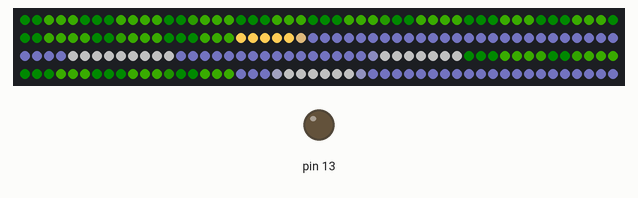
Simulated run of this sketch. Board: Arduino Uno, built with avr-gcc and run on an emulated ATmega328P. Shown: 200 RGB LEDs in strip order, left to right, continuing on the next row, output pins drawn as LEDs (lit = HIGH). The strip is taken to match the declared colour order; random numbers use the default seed unless the sketch sets one.

Above: at 0.2 s.
At 10.32 s:
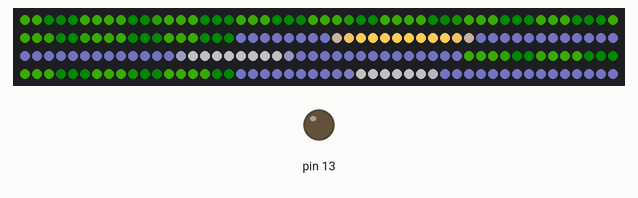
At 20.57 s:
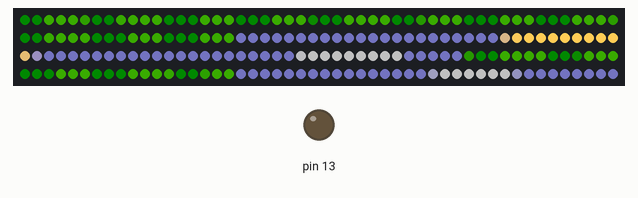
At 26.47 s:
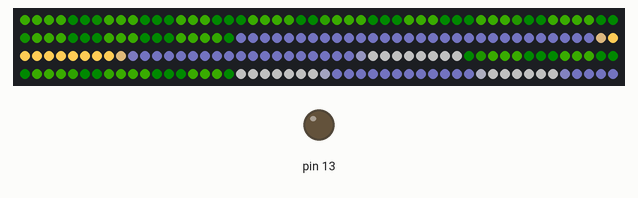
At 32.4 s:
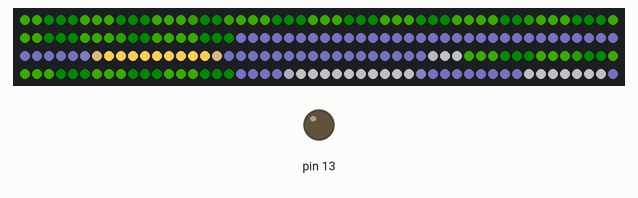
At 39.61 s:
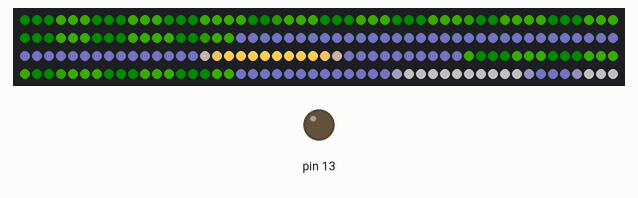

The sketch:

led.ino
```cpp
#include <Adafruit_NeoPixel.h>
// #include <rp2040_pio.h>
#include "glsl.h"

const int NUM_LEDS = 200;

Adafruit_NeoPixel strip = Adafruit_NeoPixel(NUM_LEDS, 3, NEO_RGB + NEO_KHZ800);

size_t stars_count = 0;
float stars_x[40];

void create_stars() {
  stars_count = 0;
  float star_x = (float)random(20, 75) / 1000.;
  while(star_x < 1.) {
    stars_x[stars_count++] = star_x;
    star_x += (float)random(20, 75) / 1000.;
  }
}

void setup() {
  strip.begin();
  strip.setBrightness(255);
  strip.clear();

  Serial.begin(115200);
  Serial.setTimeout(100);

  pinMode(13, OUTPUT);

  randomSeed(analogRead(0));

  create_stars();
}

float fcos(float x) {
  float tp = 1./(2.*M_PI);
  x *= tp;
  x -= (.25) + floor(x + (.25));
  x *= (16.) * (abs(x) - (.5));
  return x;
}

void mix(vec3* out_color, vec3* color_0, vec3* color_1, float value) {
  if(value > 1.) value = 1.;
  if(value < 0.) value = 0.;
  // int32_t i_value = (int32_t)value * 250;

  float c_value = 1. - value;

  out_color->r = (uint8_t)((uint16_t)color_0->r * c_value + (uint16_t)color_1->r * value) >> 0;
  out_color->g = (uint8_t)((uint16_t)color_0->g * c_value + (uint16_t)color_1->g * value) >> 0;
  out_color->b = (uint8_t)((uint16_t)color_0->b * c_value + (uint16_t)color_1->b * value) >> 0;
}

vec3 main_color = {0, 0, 0};

vec3 sun = {0xff, 0xcc, 0x55};
vec3 sky = {0x33, 0x33, 0x55};
vec3 cloud = {0x55, 0x55, 0x55};
// vec3 cloud = {0xff, 0x00, 0x00};
vec3 grass_0 = {0x10, 0x30, 0x00};
vec3 grass_1 = {0x00, 0x0a, 0x00};

#define CLOUD_COUNT 3

float cloud_position[CLOUD_COUNT] = {0.5, 0.8, 0.3};
float cloud_size[CLOUD_COUNT] = {0.03, 0.02, 0.025};
float cloud_speed[CLOUD_COUNT] = {0.01, 0.005, 0.007};

float frac(float v) {
  return v - floor(v);
}

float sky_x(float x) {
  if(x < 0.75) {
    return 0.34 + x * 0.667;
  } else {
    return 0.84 + (x - 0.75) * 0.64;
  }
}

bool is_ground(float x) {
  return (x > 0.68 && x < 0.84) || (x < 0.34);
}

void render_day(float t, float x, vec3* out_color) {
  if(is_ground(x)) {
    vec3 grass;
    mix(&grass, &grass_0, &grass_1, fcos(x * 200 + t * 0.3) * 3);
    memcpy(out_color, &grass, sizeof(vec3));
  } else {
    memcpy(out_color, &sky, sizeof(vec3));
    for(size_t i = 0; i < CLOUD_COUNT; i++) {
      float cloud_x = sky_x(frac(cloud_position[i] + frac(t * cloud_speed[i])));
      mix(out_color, out_color, &cloud,
        (cloud_size[i] - abs(x - cloud_x)) * 200
      );
    }

    float sun_x = sky_x(frac(t * 0.01));
    float sun_size = 0.03;

    mix(out_color, out_color, &sun,
      (sun_size - abs(x - sun_x)) * 100
    );
  }
}

vec3 night_sky = {0x01,0x00,0x01};
vec3 star = {0x10, 0x10, 0x06};

void render_night(float t, float x, vec3* out_color) {
  memcpy(out_color, &night_sky, sizeof(vec3));
  for(size_t i = 0; i < stars_count; i++) {
    if(abs(x - stars_x[i]) < 0.0025) {
      memcpy(out_color, &star, sizeof(vec3));
    }
  }
}

vec3 sunset_0 = {0x77, 0x00, 0x00};
vec3 sunset_1 = {0x55, 0x22, 0x00};

void render_sunset(float t, float x, vec3* out_color) {
  mix(out_color, &sunset_0, &sunset_1, x);
}
void render_waves(float t, float x, vec3* out_color) {
  /*out_color->b = 90 * (1. + fcos((t*6/6 + x * 6)));
  out_color->r = 255 - out_color->b;*/
}

void render(float t, float x, vec3* out_color) {
  render_day(t, x, out_color);
  // render_night(t, x, out_color);
  // render_sunset(t, x, out_color);
}

void user_input() {
  String s = Serial.readStringUntil('\n');
  if(s == NULL) return;

  vec3* target = NULL;
  switch(s[0]) {
    case '#':
      target = &main_color;
    break;
    case 'g':
      target = &grass_0;
    break;
    case 's':
      target = &sky;
    break;
    case 'n':
      target = &night_sky;
    break;
    case 't':
      target = &star;
    break;
  }

  if(target != NULL) {
    Serial.println(s);
    sscanf(&s.c_str()[1], "%2X%2X%2X", &(target->r), &(target->g), &(target->b));
  } else {
    Serial.println("enter <>hex");
  }
}

void loop() {
  // user_input();

  strip.clear();
  float t = (float)millis() / 1000;
  // Serial.println(t);
  for(uint16_t n = 0; n < NUM_LEDS; n++) {
    vec3 out_color = {0, 0, 0};
    render(t, ((float)n / NUM_LEDS), &out_color);
    strip.setPixelColor(n, out_color.r, out_color.g, out_color.b);
    // digitalWrite(13, n < NUM_LEDS/2 ? HIGH : LOW);
  }
  strip.show();
}
```

glsl.h
```cpp
typedef struct {
  uint8_t r;
  uint8_t g;
  uint8_t b;
} vec3;
```
